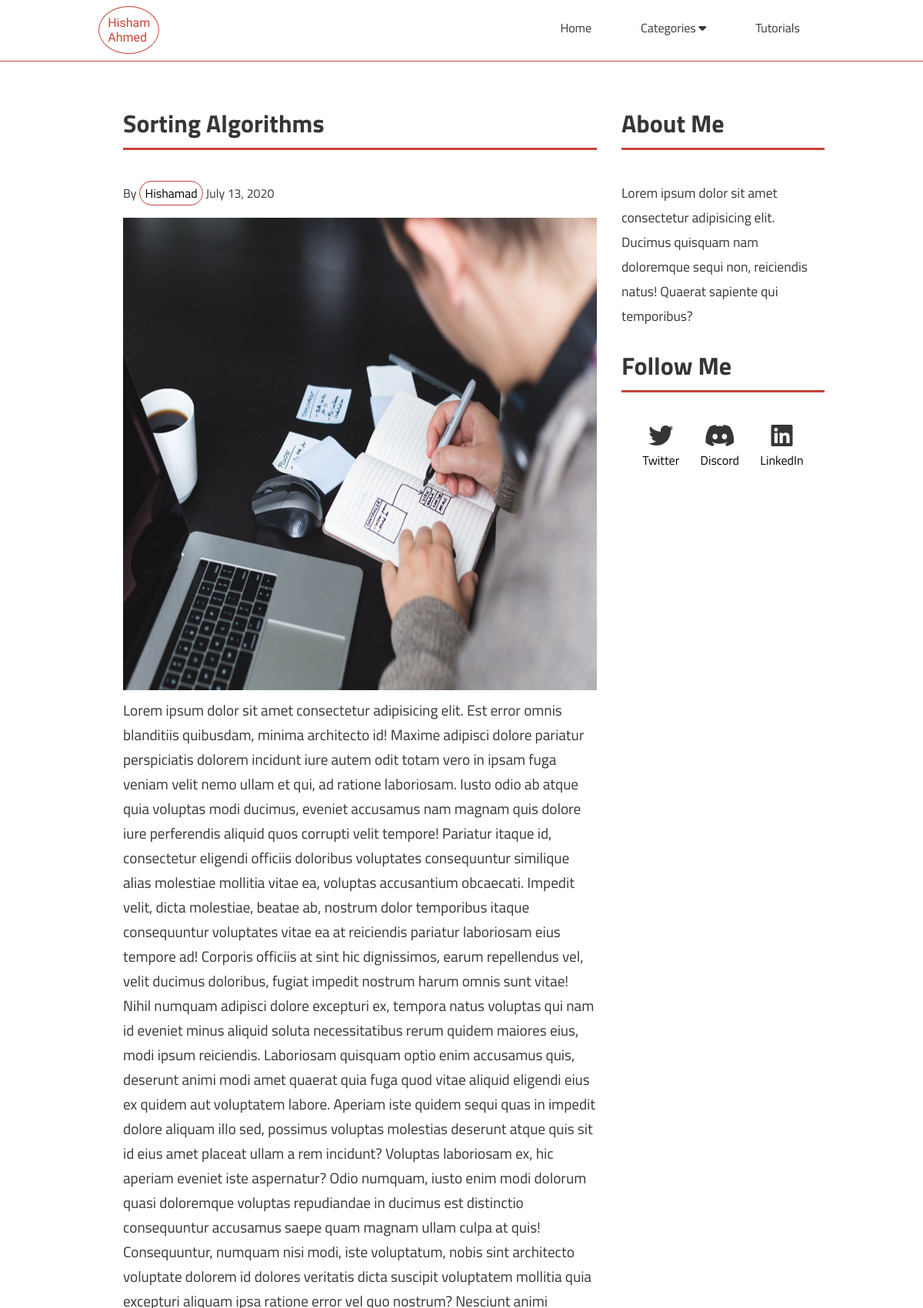
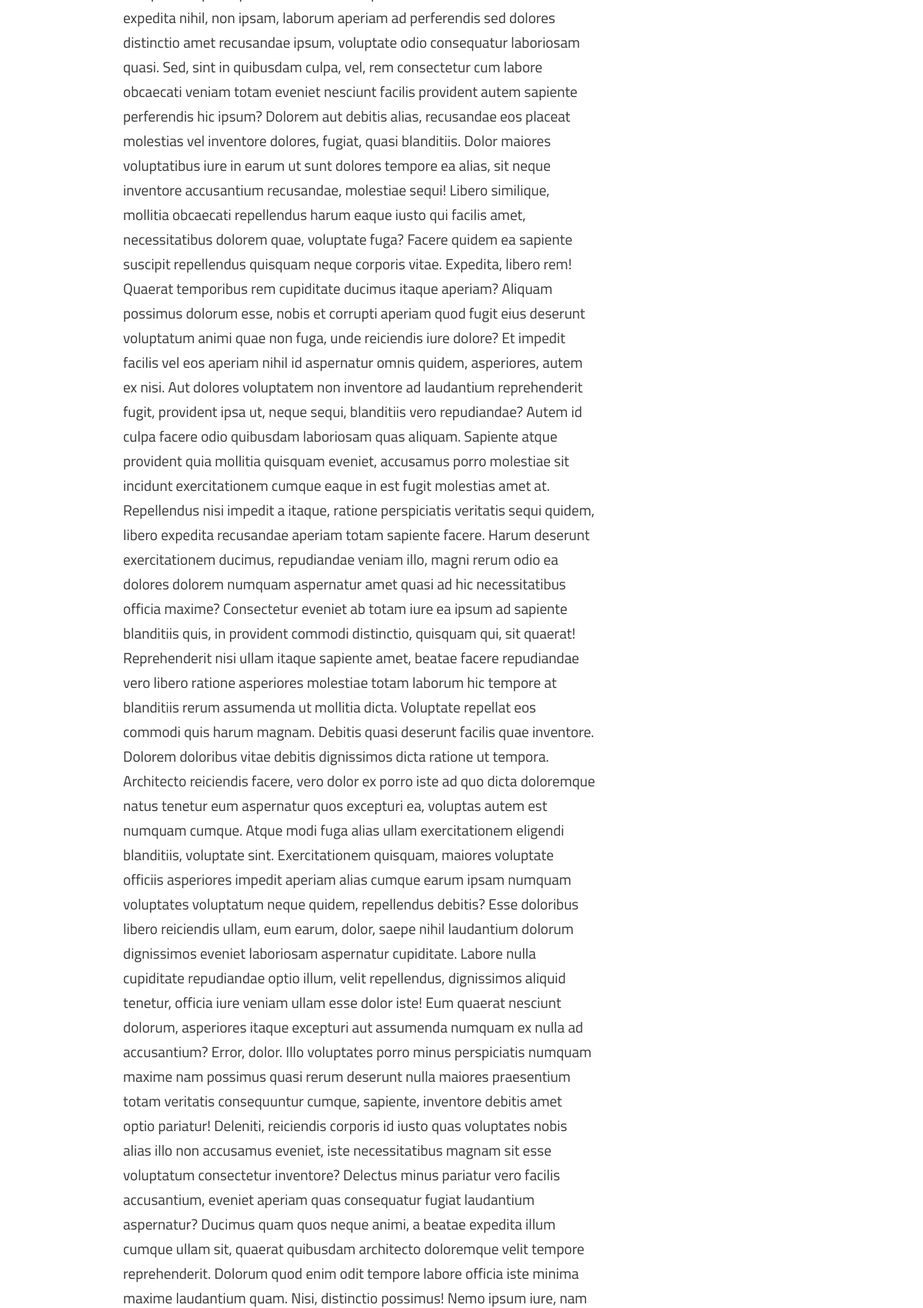
The page /post/10/ (upper part) on the database its author committed (2 pictures, top to bottom).
### blog/models.py (models this page shows, shortened)
class Post(models.Model):
	title = models.CharField(max_length=200)
	content = models.TextField()
	date_posted = models.DateTimeField(default= timezone.now)
	author = models.ForeignKey(User, on_delete=models.DO_NOTHING)
	category = models.ForeignKey(Category, on_delete=models.DO_NOTHING)
	image = models.ImageField(default='default.jpg', upload_to='post_pics')

### blog/views.py (the view)
# urls.py: path('post/<int:pk>/', PostDetailView.as_view(), name='post-detail'),
class PostDetailView(DetailView):
	model = Post

### blog/context_processors.py (called while the page is built)
def category(request):
	return { 'categories': Category.objects.all() }

def tutorial(request):
	return { 'tutorials': Tutorial.objects.all() }

### blog/templates/blog/post_detail.html
{% extends "blog/base.html" %}
{% load static %}
{% block css %}
	<link rel="stylesheet" href="{% static 'blog/css/post.css' %}">
{% endblock css%}
{% block content %}
	<div class="content">
			<div class="posts-section">
				<h1 class="title">{{object.title}}</h1>
				<p class="author">By <a href="" class="author">{{ object.author }}</a> {{ object.date_posted|date:"F d, Y"}}</p>
				<img src="{{object.image.url}}" alt="">
				<p class="post-content">{{ object.content|safe }}</p>
			</div>
		{% block sidebar %} {% include 'blog/sidebar.html' %} {% endblock sidebar %}
	</div>
{% endblock content %}

### blog/static/blog/css/post.css (style rules this page uses)
.content { position: absolute; top: 6rem; margin-bottom: 10rem; }
.content .posts-section .author { margin-bottom: 1rem; }
.content .posts-section .author a { border: 1px solid #c74438; border-radius: 1rem; padding: .2rem .4rem; text-decoration: none; color: #000000; }
.content .posts-section img { width: 100%; height: 15%; }
.content .posts-section .post-content { font-size: 1.2rem; margin-bottom: 5rem; padding-bottom: 5rem; border-bottom: 0.1rem solid #c74438; }

### blog/static/blog/css/main.css (style rules this page uses)
*, html { margin: 0; padding: 0; box-sizing: border-box; }
body, html { font-family: 'Titillium Web', sans-serif; }
.content { position: relative; margin: 0 10rem; display: grid; grid-template-columns: 70% 30%; top: 5rem; color: #363636; padding: 3rem 0; grid-gap: 2rem; line-height: 2rem; }
.content h1 { padding: 1rem 0; border-bottom: 0.2rem solid #c74438; margin-bottom: 2.5rem; }
.content .posts-section { position: relative; height: 100%; }

### rows shown on the page
Post: title "Sorting Algorithms", author "Hishamad", date_posted "July 13, 2020", image (picture)
